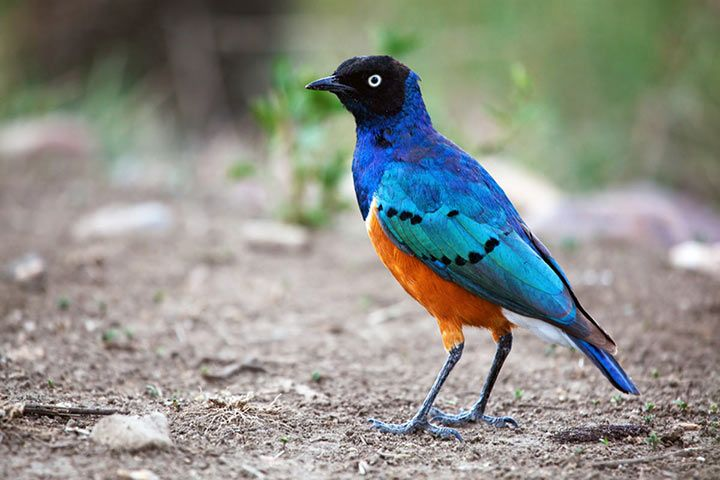
#> input picture Методы фрактального анализа цифровых изображений/labs/image_5.jpg, 720 x 480 px
$ python lab6.py
#> lines starting #> are read from the running program, lines starting #| are printed output that depends on the picture; long printed decimals are rounded
# Для полутонового (или монохромного) изображения вычислить его размерность Минковского методом построения покрывала

from PIL import Image
import numpy as np
from matplotlib import pyplot as plt

CELL_SIZE = 30
delta = [1, 2]

def get_A(cell, ds):
    length, width = cell.size[0], cell.size[1]
    u = np.zeros((len(ds) + 1, length + 1, width + 1))
    b = np.zeros((len(ds) + 1, length + 1, width + 1))
    v = np.zeros((len(ds) + 1))
    A = np.zeros((len(ds) + 1))

    for i in range(0, length):
        for j in range(0, width):
            u[0][i][j] = cell.getpixel((i, j))
            b[0][i][j] = cell.getpixel((i, j))

            for d in ds:
                u[d][i][j] = max(u[d - 1][i][j] + 1, max(u[d - 1][i + 1][j + 1], u[d - 1][i - 1][j + 1], u[d - 1][i + 1][j - 1], u[d - 1][i - 1][j - 1]))
                b[d][i][j] = min(b[d - 1][i][j] - 1, min(b[d - 1][i + 1][j + 1], b[d - 1][i - 1][j + 1], b[d - 1][i + 1][j - 1], b[d - 1][i - 1][j - 1]))

    for d in ds:
        v[d] = 0
        for i in range(0, length):
            for j in range(0, width):
                v[d] += u[d][i][j] - b[d][i][j]

    for d in ds:
        A[d] = (v[d] - v[d-1]) / 2

    return A


def count_dimension_cover(image):
    length, width = image.size[0], image.size[1]
    cell_length, cell_width = length//CELL_SIZE, width//CELL_SIZE
    A = np.zeros((cell_length, cell_width, len(delta)+1))
    for i in range(0, cell_length):
        for j in range(0, cell_width):
            area = (i*CELL_SIZE, j*CELL_SIZE, (i+1)*CELL_SIZE, (j+1)*CELL_SIZE)
            cell = image.crop(area)
            for d in delta:
                A[i][j][d] = get_A(cell, delta)[d]


    As = []
    for d in delta:
        s = 0
        for i in range(0, cell_length):
            for j in range(0, cell_width):
                s += A[i][j][d]
        As.append(s)

    return 2 - np.polyfit(np.log(As), np.log(delta), 1)[0] * (-1)


def getBlackAndWhiteImage(image):
    black_and_white = image.convert('1')
    return black_and_white


if __name__ == '__main__':
    name = 'image_5.jpg'
    try:
        im = Image.open(name)
#> im is the input picture: PIL image 720x480 RGB; mean R, G, B 141, 143.6, 136.7
        print(f"Image size: {im.size[0]} x {im.size[1]}")
#| Image size: 720 x 480
        # Переводим изображение в черно-белый вид
        im = getBlackAndWhiteImage(im)
#> in getBlackAndWhiteImage, `black_and_white = image.convert('1')`:
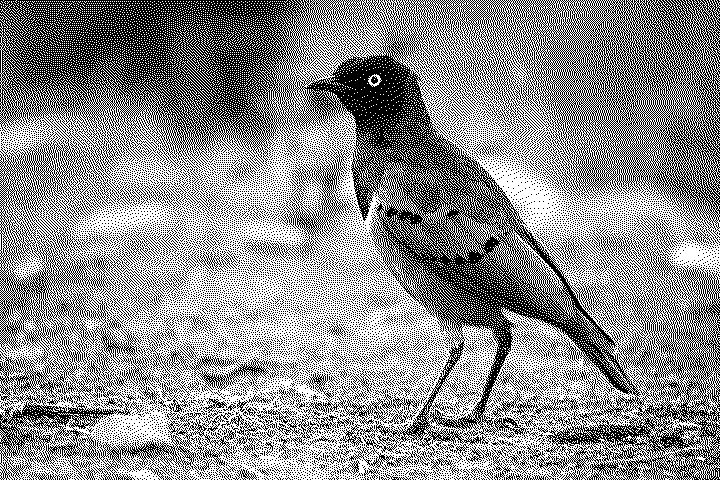
#> black_and_white: PIL image 720x480 1; 55.5% white; black in thin lines or dots
        dim = count_dimension_cover(im)
#> after the loop in count_dimension_cover, `for i in range(0, cell_length):`:
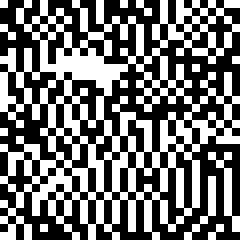
#> cell: PIL image 30x30 1 (shown 8 times larger); 44.1% white in thin lines or dots
        print(f"Dimension of your image is: {dim}")
#| Dimension of your image is: 1.680
        plt.figure(figsize=(5, 5))
        plt.imshow(im)
        plt.show()

    except Exception as e:
        print(e)
